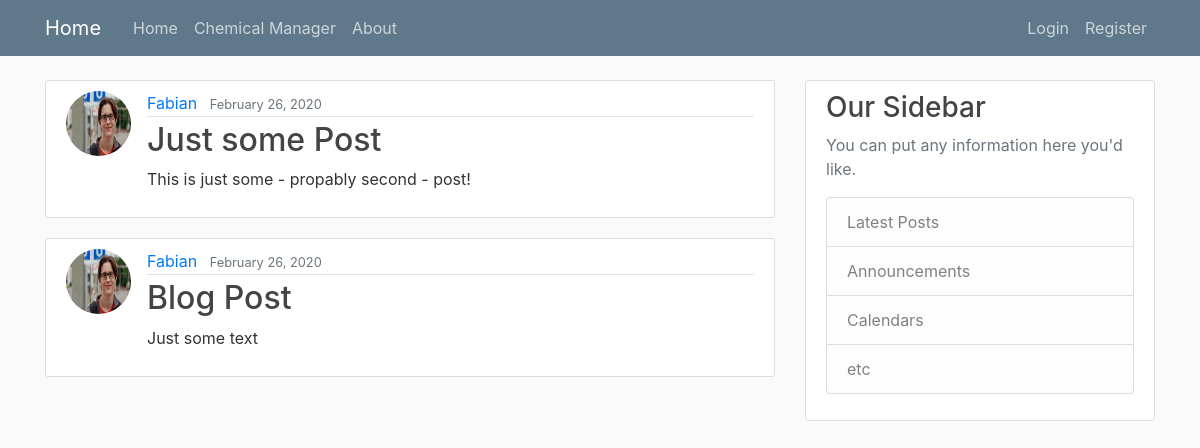
The page / on the database its author committed.
### blog/models.py (models this page shows, shortened)
class Post(models.Model):
    title = models.CharField(max_length=100)
    content = models.TextField()
    date_posted = models.DateTimeField(default=timezone.now)
    author = models.ForeignKey(User, on_delete=models.CASCADE)  # Remove the post, if User is deleted

### users/models.py (models this page shows, shortened)
class Profile(models.Model):
    user = models.OneToOneField(User, on_delete=models.CASCADE)
    image = models.ImageField(default='default.jpg', upload_to='profile_pics')

### blog/views.py (the view)
# urls.py: path('', PostListView.as_view(), name='blog-home'),
class PostListView(ListView):
    model = Post
    template_name = 'blog/home.html'
    context_object_name = 'posts'
    ordering = ['-date_posted']

### blog/templates/blog/home.html
{% extends "blog/blog_base.html" %}
{% block content %}
    {% for post in posts %}
        <article class="media content-section">
            <img class="rounded-circle article-img" src="{{ post.author.profile.image.url }}" alt="">
            <div class="media-body">
                <div class="article-metadata">
                    <a class="mr-2" href="#">{{ post.author }}</a>
                    <small class="text-muted">{{ post.date_posted|date:"F d, Y" }}</small>
                </div>
                <h2><a class="article-title" href="{% url 'post-detail' post.id %}">{{ post.title }}</a></h2>
                <p class="article-content">{{ post.content }}</p>
            </div>
        </article>
    {% endfor %}
{% endblock content %}

### blog/static/blog/main.css (style rules this page uses)
body { background: #fafafa; color: #333333; margin-top: 5rem; }
h1, h2, h3, h4, h5, h6 { color: #444444; }
.content-section { background: #ffffff; padding: 10px 20px; border: 1px solid #dddddd; border-radius: 3px; margin-bottom: 20px; }
.article-title { color: #444444; }
.article-content { white-space: pre-line; }
.article-img { height: 65px; width: 65px; margin-right: 16px; }
.article-metadata { padding-bottom: 1px; margin-bottom: 4px; border-bottom: 1px solid #e3e3e3 }

### rows shown on the page
Post: author.profile.image (picture), author "Fabian", date_posted "February 26, 2020", title "Just some Post", content "This is just some - propably second - post!"
Post: author.profile.image (picture), author "Fabian", date_posted "February 26, 2020", title "Blog Post", content "Just some text"
